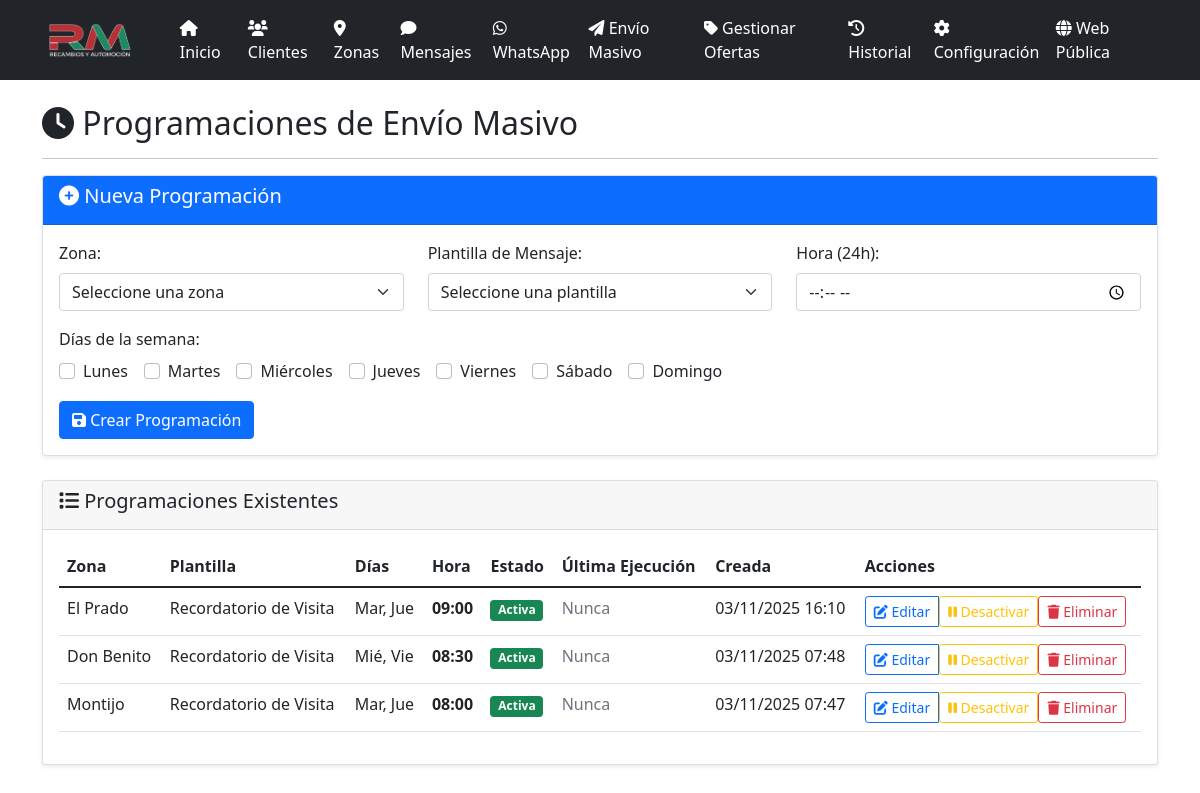
Before: /programaciones with the older database file.
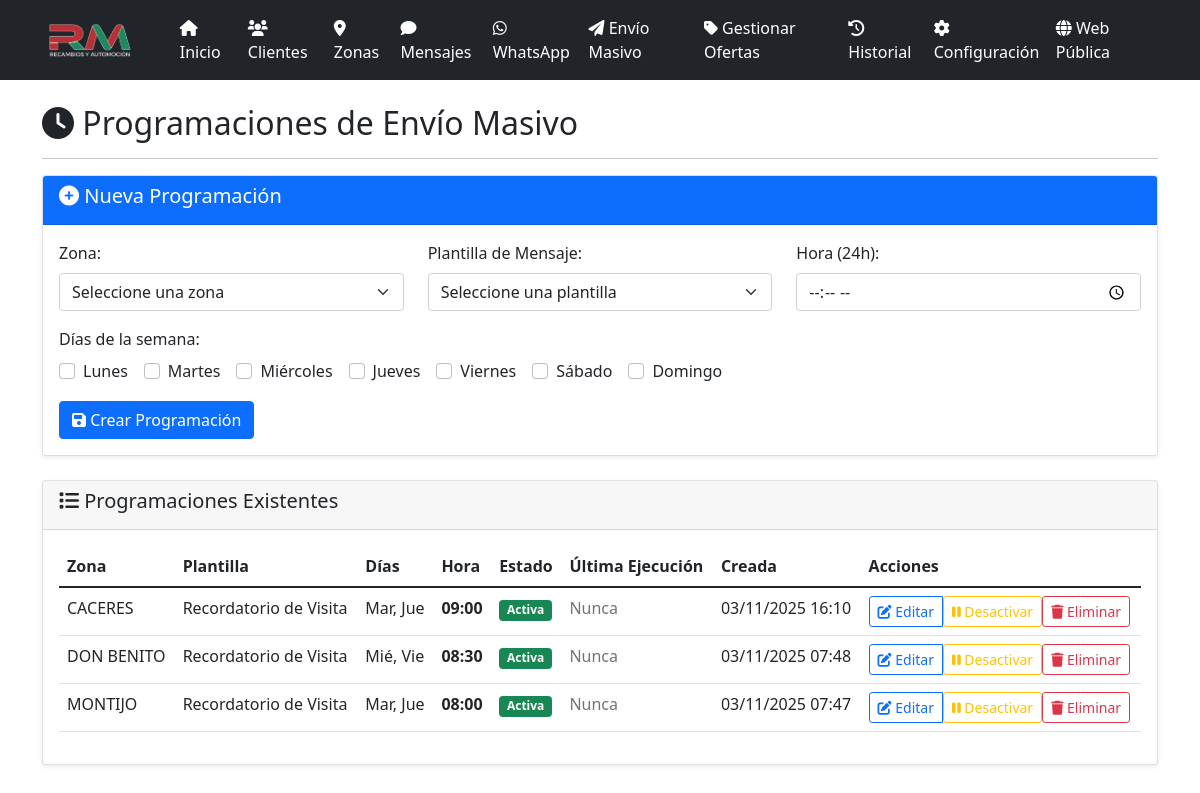
After: the same page with the newer database file.
### models.py (models this page shows, shortened)
class ProgramacionMasiva(db.Model):
    id = db.Column(db.Integer, primary_key=True)
    zona_id = db.Column(db.Integer, db.ForeignKey('zona.id'), nullable=False)
    plantilla_id = db.Column(db.Integer, db.ForeignKey('mensaje_plantilla.id'), nullable=False)
    dias_semana = db.Column(db.String(20), nullable=False)
    hora = db.Column(db.String(5), nullable=False)
    activo = db.Column(db.Boolean, default=True)
    ultima_ejecucion = db.Column(db.Date)
    created_at = db.Column(db.DateTime, default=datetime.utcnow)
    zona = db.relationship('Zona', backref='programaciones_masivas')
    plantilla = db.relationship('MensajePlantilla', backref='programaciones_masivas')

class Zona(db.Model):
    id = db.Column(db.Integer, primary_key=True)
    nombre = db.Column(db.String(100), nullable=False)
    descripcion = db.Column(db.Text)
    created_at = db.Column(db.DateTime, default=datetime.utcnow)
    clientes = db.relationship('Cliente', backref='zona', lazy=True)

class MensajePlantilla(db.Model):
    id = db.Column(db.Integer, primary_key=True)
    nombre = db.Column(db.String(100), nullable=False)
    contenido = db.Column(db.Text, nullable=False)
    activo = db.Column(db.Boolean, default=True)
    created_at = db.Column(db.DateTime, default=datetime.utcnow)
    mensajes_enviados = db.relationship('MensajeEnviado', backref='plantilla', lazy=True)

### app.py (the view)
@app.route('/programaciones')
def programaciones():
    programaciones_list = ProgramacionMasiva.query.order_by(ProgramacionMasiva.created_at.desc()).all()
    zonas = Zona.query.all()
    plantillas = MensajePlantilla.query.filter_by(activo=True).all()
    return render_template('programaciones.html',
                         programaciones=programaciones_list,
                         zonas=zonas,
                         plantillas=plantillas)

### app.py (called while the page is built, shortened)
@app.before_request
def _asegurar_scheduler():
    global _scheduler_iniciado

@app.before_request
def before_request():
    global _sistema_inicializado
    if not _sistema_inicializado and not app.config['DEBUG']:
        inicializar_sistema()

### templates/programaciones.html (shortened to what the changed rows need)
{% extends "base.html" %}
{% block content %}
<div class="row">
    <div class="col-12">
        <h2><i class="fas fa-clock"></i> Programaciones de Envío Masivo</h2>
    </div>
</div>
<div class="row">
    <div class="col-12">
        <div class="card">
            <div class="card-body">
                {% if programaciones %}
                <div class="table-responsive">
                    <table class="table table-hover">
                        <thead>
                            <tr>
                                <th>Zona</th>
                                <th>Plantilla</th>
                                <th>Días</th>
                                <th>Hora</th>
                                <th>Estado</th>
                                <th>Última Ejecución</th>
                                <th>Creada</th>
                                <th>Acciones</th>
                            </tr>
                        </thead>
                        <tbody>
                            {% for prog in programaciones %}
                            <tr>
                                <td>{{ prog.zona.nombre }}</td>
                                <td>{{ prog.plantilla.nombre }}</td>
                                <td>
                                    {% set dias_nombres = ['Lun', 'Mar', 'Mié', 'Jue', 'Vie', 'Sáb', 'Dom'] %}
                                    {% set dias_seleccionados = prog.dias_semana.split(',') %}
                                    {% for dia in dias_seleccionados %}
                                        {% set dia_idx = (dia | trim | int) %}
                                        {% if (dia | trim) != '' and 0 <= dia_idx <= 6 %}
                                            {{ dias_nombres[dia_idx] }}{% if not loop.last %}, {% endif %}
                                        {% endif %}
                                    {% endfor %}
                                </td>
                                <td><strong>{{ prog.hora }}</strong></td>
                                <td>
                                    {% if prog.activo %}
                                        <span class="badge bg-success">Activa</span>
                                    {% else %}
                                        <span class="badge bg-secondary">Inactiva</span>
                                    {% endif %}
                                </td>
                                <td>
                                    {% if prog.ultima_ejecucion %}
                                        {{ prog.ultima_ejecucion.strftime('%d/%m/%Y') }}
                                    {% else %}
                                        <span class="text-muted">Nunca</span>
                                    {% endif %}
                                </td>
                                <td>{{ prog.created_at.strftime('%d/%m/%Y %H:%M') }}</td>
                                <td>
                                    <div class="btn-group" role="group">
                                        <a href="{{ url_for('editar_programacion', id=prog.id) }}" class="btn btn-sm btn-outline-primary">
                                            <i class="fas fa-edit"></i> Editar
                                        </a>
                                        <form method="POST" action="{{ url_for('toggle_programacion', id=prog.id) }}" style="display: inline;">
                                            <button type="submit" class="btn btn-sm btn-outline-{{ 'warning' if prog.activo else 'success' }}">
                                                <i class="fas fa-{{ 'pause' if prog.activo else 'play' }}"></i>
                                                {{ 'Desactivar' if prog.activo else 'Activar' }}
                                            </button>
                                        </form>
                                        <form method="POST" action="{{ url_for('eliminar_programacion', id=prog.id) }}" style="display: inline;"
                                              onsubmit="return confirm('¿Estás seguro de que quieres eliminar esta programación?');">
                                            <button type="submit" class="btn btn-sm btn-outline-danger">
                                                <i class="fas fa-trash"></i> Eliminar
                                            </button>
                                        </form>
                                    </div>
                                </td>
                            </tr>
                            {% endfor %}
                        </tbody>
                    </table>
                </div>
                {% else %}
                <div class="alert alert-info">
                    <i class="fas fa-info-circle"></i> No hay programaciones creadas. Crea una nueva arriba.
                </div>
                {% endif %}
            </div>
        </div>
    </div>
</div>
{% endblock %}

Changed rows visible on the page:
changed through a linked row, ProgramacionMasiva: zona.nombre "El Prado" → "CACERES"
changed through a linked row, ProgramacionMasiva: zona.nombre "Don Benito" → "DON BENITO"
changed through a linked row, ProgramacionMasiva: zona.nombre "Montijo" → "MONTIJO"
